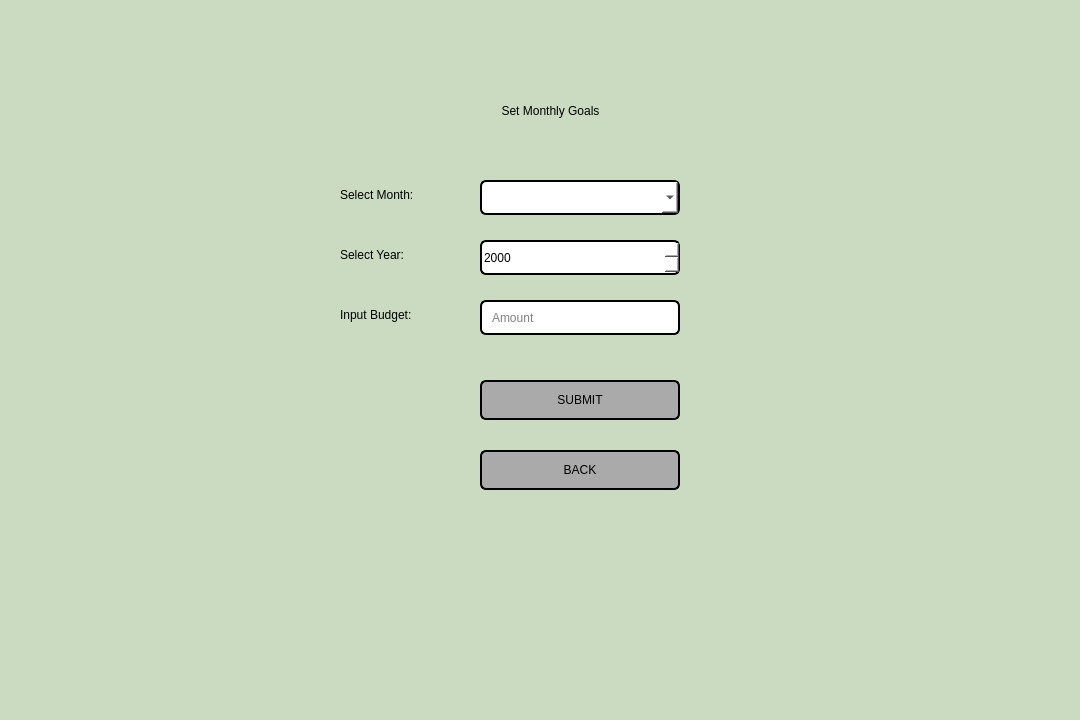
<?xml version="1.0" encoding="UTF-8"?>
<ui version="4.0">
 <class>monthlygoals</class>
 <widget class="QDialog" name="monthlygoals">
  <property name="geometry">
   <rect>
    <x>0</x>
    <y>0</y>
    <width>1080</width>
    <height>720</height>
   </rect>
  </property>
  <property name="windowTitle">
   <string>BudgetBuddy - Monthly Goals</string>
  </property>
  <property name="styleSheet">
   <string notr="true">
    background-color: rgb(202, 219, 194);
   </string>
  </property>
  <widget class="QLabel" name="labelTitle">
   <property name="geometry">
    <rect>
     <x>390</x>
     <y>80</y>
     <width>321</width>
     <height>61</height>
    </rect>
   </property>
   <property name="styleSheet">
    <string notr="true">
     font: 700 35pt &quot;Segoe UI&quot;;
     color: rgb(0, 0, 0);
   </string>
   </property>
   <property name="text">
    <string>Set Monthly Goals</string>
   </property>
   <property name="alignment">
    <set>Qt::AlignmentFlag::AlignCenter</set>
   </property>
  </widget>
  <widget class="QLabel" name="labelMonth">
   <property name="geometry">
    <rect>
     <x>340</x>
     <y>180</y>
     <width>120</width>
     <height>30</height>
    </rect>
   </property>
   <property name="styleSheet">
    <string notr="true">
     font: 600 14pt &quot;Segoe UI&quot;;
     color: rgb(0, 0, 0);
   </string>
   </property>
   <property name="text">
    <string>Select Month:</string>
   </property>
  </widget>
  <widget class="QComboBox" name="comboBoxMonth">
   <property name="geometry">
    <rect>
     <x>480</x>
     <y>180</y>
     <width>200</width>
     <height>35</height>
    </rect>
   </property>
   <property name="styleSheet">
    <string notr="true">

     font: 600 12pt &quot;Segoe UI&quot;;
     background: white;
     color: rgb(0, 0, 0);
     border: 2px solid black;
     border-radius: 6px;
   </string>
   </property>
  </widget>
  <widget class="QLabel" name="labelYear">
   <property name="geometry">
    <rect>
     <x>340</x>
     <y>240</y>
     <width>120</width>
     <height>30</height>
    </rect>
   </property>
   <property name="styleSheet">
    <string notr="true">
     font: 600 14pt &quot;Segoe UI&quot;;
     color: rgb(0, 0, 0);
   </string>
   </property>
   <property name="text">
    <string>Select Year:</string>
   </property>
  </widget>
  <widget class="QSpinBox" name="spinBoxYear">
   <property name="geometry">
    <rect>
     <x>480</x>
     <y>240</y>
     <width>200</width>
     <height>35</height>
    </rect>
   </property>
   <property name="styleSheet">
    <string notr="true">

     font: 600 12pt &quot;Segoe UI&quot;;
     background: white;
     color: rgb(0, 0, 0);
     border: 2px solid black;
     border-radius: 6px;
   </string>
   </property>
   <property name="minimum">
    <number>2000</number>
   </property>
   <property name="maximum">
    <number>2030</number>
   </property>
  </widget>
  <widget class="QLabel" name="label">
   <property name="geometry">
    <rect>
     <x>340</x>
     <y>300</y>
     <width>120</width>
     <height>30</height>
    </rect>
   </property>
   <property name="styleSheet">
    <string notr="true">
     font: 600 14pt &quot;Segoe UI&quot;;
     color: rgb(0, 0, 0);
   </string>
   </property>
   <property name="text">
    <string>Input Budget:</string>
   </property>
  </widget>
  <widget class="QLineEdit" name="lineEditAmount">
   <property name="geometry">
    <rect>
     <x>480</x>
     <y>300</y>
     <width>200</width>
     <height>35</height>
    </rect>
   </property>
   <property name="styleSheet">
    <string notr="true">
     font: 600 11pt &quot;Segoe UI&quot;;
     background: white;
     color: rgb(0, 0, 0);
     border: 2px solid black;
     border-radius: 6px;
     padding-left: 8px;
   </string>
   </property>
   <property name="inputMethodHints">
    <set>Qt::InputMethodHint::ImhDigitsOnly</set>
   </property>
   <property name="placeholderText">
    <string>Amount</string>
   </property>
  </widget>
  <widget class="QPushButton" name="buttonSubmit">
   <property name="geometry">
    <rect>
     <x>480</x>
     <y>380</y>
     <width>200</width>
     <height>40</height>
    </rect>
   </property>
   <property name="styleSheet">
    <string notr="true">
     font: 700 14pt &quot;Segoe UI&quot;;

background-color: rgb(170, 170, 170);
     color: rgb(0, 0, 0);
     border: 2px solid black;
     border-radius: 6px;
   </string>
   </property>
   <property name="text">
    <string>SUBMIT</string>
   </property>
  </widget>
  <widget class="QPushButton" name="buttonBack">
   <property name="geometry">
    <rect>
     <x>480</x>
     <y>450</y>
     <width>200</width>
     <height>40</height>
    </rect>
   </property>
   <property name="styleSheet">
    <string notr="true">
     font: 700 14pt &quot;Segoe UI&quot;;

background-color: rgb(170, 170, 170);
     color: rgb(0, 0, 0);
     border: 2px solid black;
     border-radius: 6px;
   </string>
   </property>
   <property name="text">
    <string>BACK</string>
   </property>
  </widget>
 </widget>
 <resources/>
 <connections/>
</ui>
